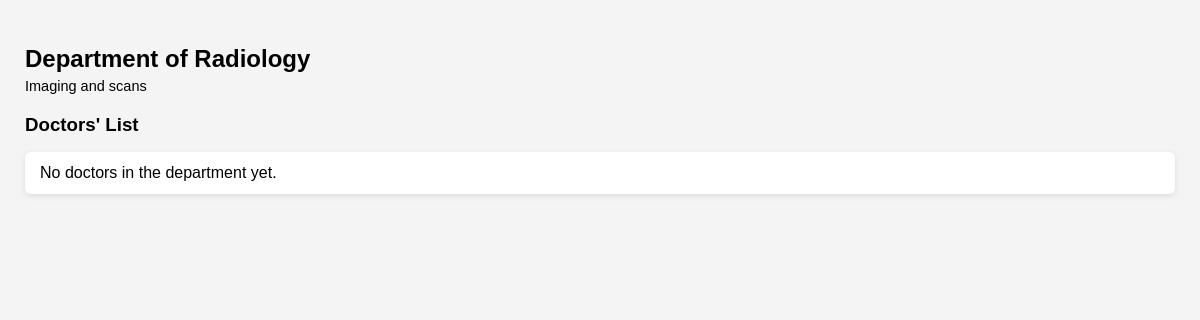
/department/9 (signed in), run on an earlier commit of the app's database.
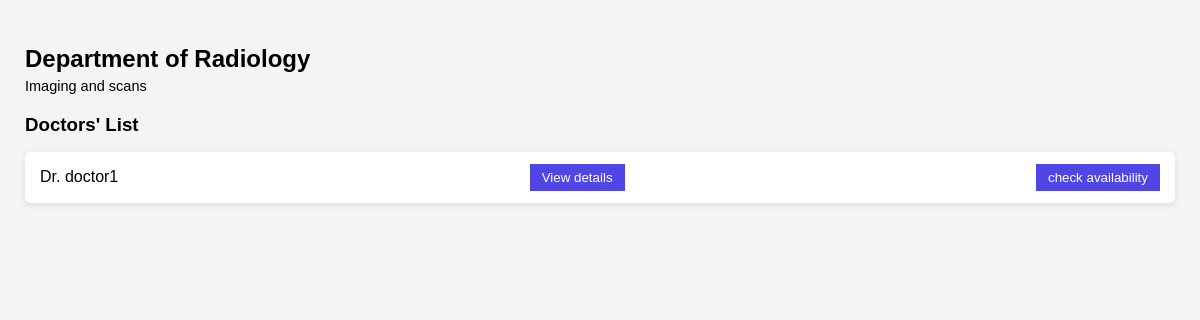
And on a later commit of the database.
### models.py (models this page shows)
class User(db.Model):
    id = db.Column(db.Integer, primary_key=True, nullable=True)
    name = db.Column(db.String(50), nullable=True)
    email = db.Column(db.String(150), nullable=True)
    password = db.Column(db.String(150), nullable=True)
    role = db.Column(db.String(10), nullable=False)
    contact = db.Column(db.String(100), nullable=True)
    gender = db.Column(db.String(10), nullable=True)
    specialization = db.Column(db.String(100), nullable=True)   # Only filled for doctors
    experience = db.Column(db.Integer, nullable=True)           # Only filled for doctors
    department_id = db.Column(db.Integer, db.ForeignKey('department.id'), nullable=True)
    dob = db.Column(db.Date, nullable=True)
    medical_history = db.Column(db.Text, nullable=True)
    blacklisted = db.Column(db.Boolean, default=False)
    appointments_as_patient = db.relationship(
        'Appointment',
        backref='patient',
        lazy=True,
        foreign_keys='Appointment.patient_id'
    )
    appointments_as_doctor = db.relationship(
        'Appointment',
        backref='doctor',
        lazy=True,
        foreign_keys='Appointment.doctor_id'
    )

### app.py (the view)
@app.route("/department/<int:dept_id>")
def department_details(dept_id):
    department = Department.query.get_or_404(dept_id)
    doctors = User.query.filter_by(department_id = dept_id, role = 'd').all()
    return render_template('department_details.html', department=department, doctors=doctors)

### templates/department_details.html (shortened to what this page needs)
<!DOCTYPE html>
<html lang="en">
<head>
    <link rel="stylesheet" href="{{ url_for('static', filename='department_details.css') }}">
</head>
<body>
    <h2>Department of {{ department.name }}</h2>
    <p>{{ department.description }}</p>
    <h3>Doctors' List</h3>
    <ul>
        {% for doc in doctors %}
        <li>
            Dr. {{ doc.name }}
            <a href="/doctor_profile/{{ doc.id }}"><button type="button">View details</button></a>
            <a href="/check_availability/{{ doc.id }}"><button type="button"> check availability</button></a>
        </li>
        {% else %}
        <li>No doctors in the department yet.</li>
        {% endfor %}
    </ul>
</body>
</html>

What changed in the data, as far as the page shows it:
added User: name "doctor1"
Also different on the page:
text no longer shown: "No doctors in the department yet."
